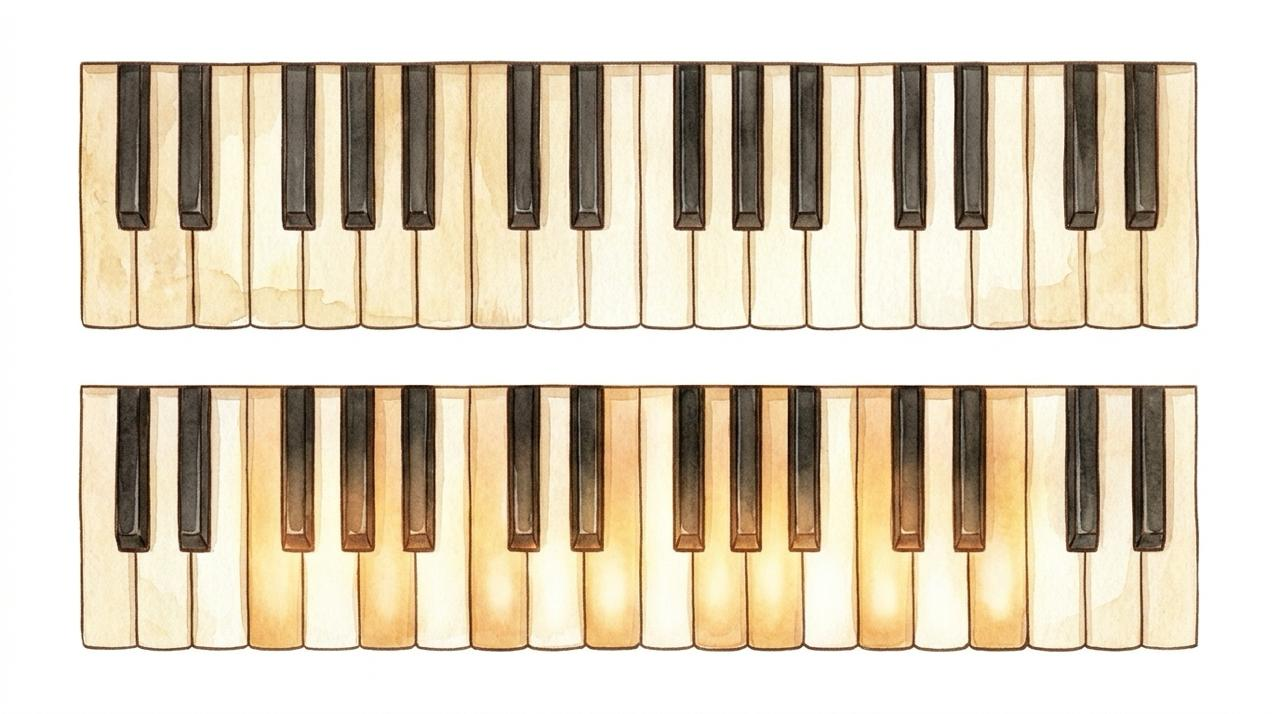
#> input picture src/vi_1127/hanh_keys.jpg, 1280 x 714 px, found by its file name
$ python cut_hanh_keys.py
#> lines starting #> are read from the running program, lines starting #| are printed output that depends on the picture; after the words box and inside, x2 and y2 are one past the last pixel; in counts of white or black regions, pixels touching at a corner belong together
# Vi 27/11 (src/vi_1127/hanh_keys.jpg): keyboard seen from above. The duet uses 8 white keys C..C: the first 8 keys of the
# top strip (separators at x 81..527, top edge y 62, bottom y 329). The C#5 black key straddling the right edge is inpainted
# away so the strip ends on a clean white key.
import sys
import cv2, numpy as np
G = sys.argv[1] if len(sys.argv) > 1 else '.'
im = cv2.imread(f'{G}/src/vi_1127/hanh_keys.jpg')
#> im is the input picture: shape (714, 1280, 3); mean B, G, R 186.5, 206.9, 218.3
g = cv2.cvtColor(im, cv2.COLOR_BGR2GRAY)
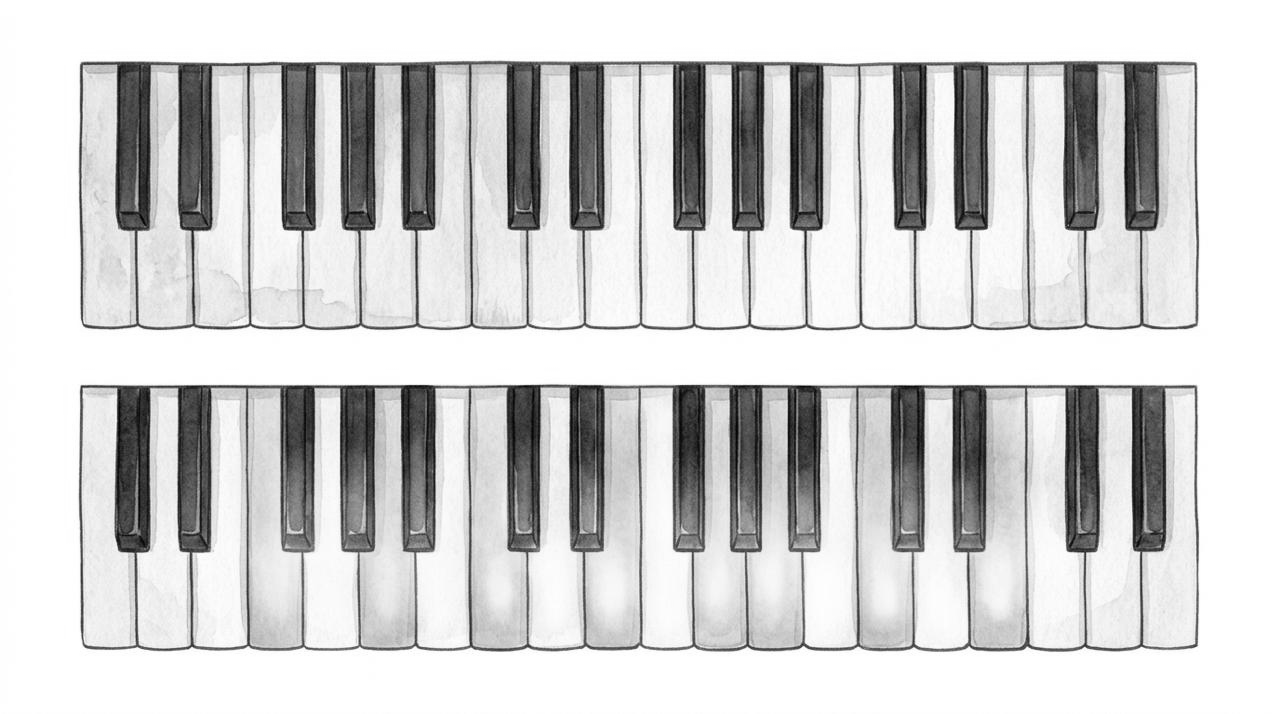
#> g: shape (714, 1280); min 2, max 255, mean 208
fixed = im.copy()
# key 8 (C5) spans x 472..526; its left half has no black key, so mirror it over the right half where C#5 sits
L = fixed[62:330, 473:499].copy(); fixed[62:330, 500:526] = L[:, ::-1]
#> after `L = fixed[62:330, 473:499].copy()`:
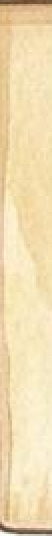
#> L: shape (268, 26, 3) (shown 2 times larger); mean B, G, R 177.4, 220, 240.3
#> after `fixed[62:330, 500:526] = L[:, ::-1]`:
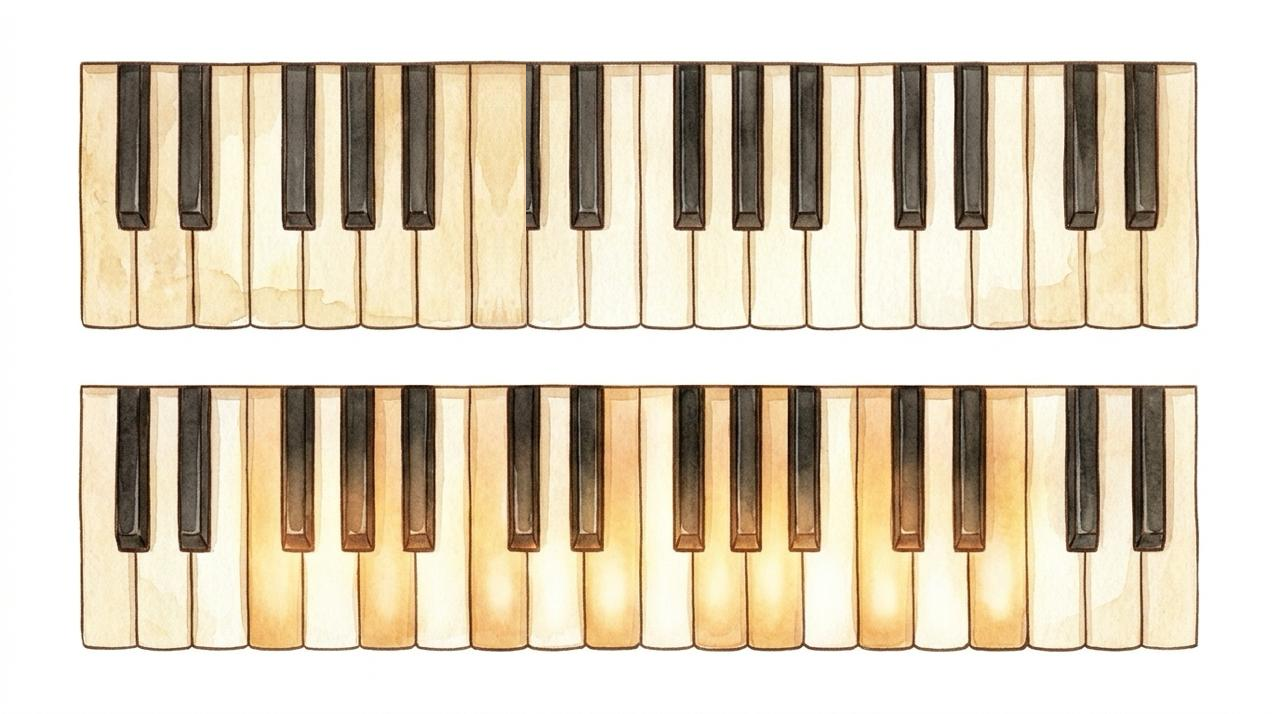
#> fixed: shape (714, 1280, 3); 0.76% of pixels changed, all inside (x1, y1, x2, y2) = (500, 62, 526, 330)
fixed[62:330, 499:500] = fixed[62:330, 498:499]
#> fixed: shape (714, 1280, 3); 0.03% of pixels changed, all inside (x1, y1, x2, y2) = (499, 62, 500, 330)
out = cv2.cvtColor(fixed[61:331, 79:528], cv2.COLOR_BGR2BGRA)
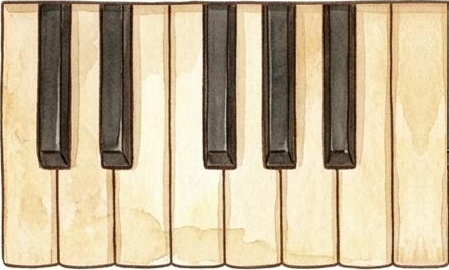
#> out: shape (270, 449, 4); mean B, G, R, A 150.8, 182.1, 199.1, 255
cv2.line(out, (out.shape[1] - 2, 0), (out.shape[1] - 2, out.shape[0]), (40, 50, 70, 255), 2)   # redraw the right outline
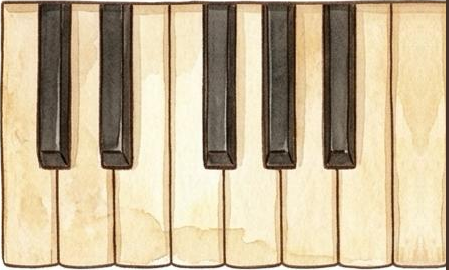
#> out: shape (270, 449, 4); 0.67% of pixels changed, all inside (x1, y1, x2, y2) = (446, 0, 449, 270)
cv2.imwrite(f'{G}/assets/hanh_keys.png', out); print('hanh_keys', out.shape[1], out.shape[0])
#| hanh_keys 449 270

$ run again, with src/vi_1127/album2.jpg copied over src/vi_1127/hanh_keys.jpg
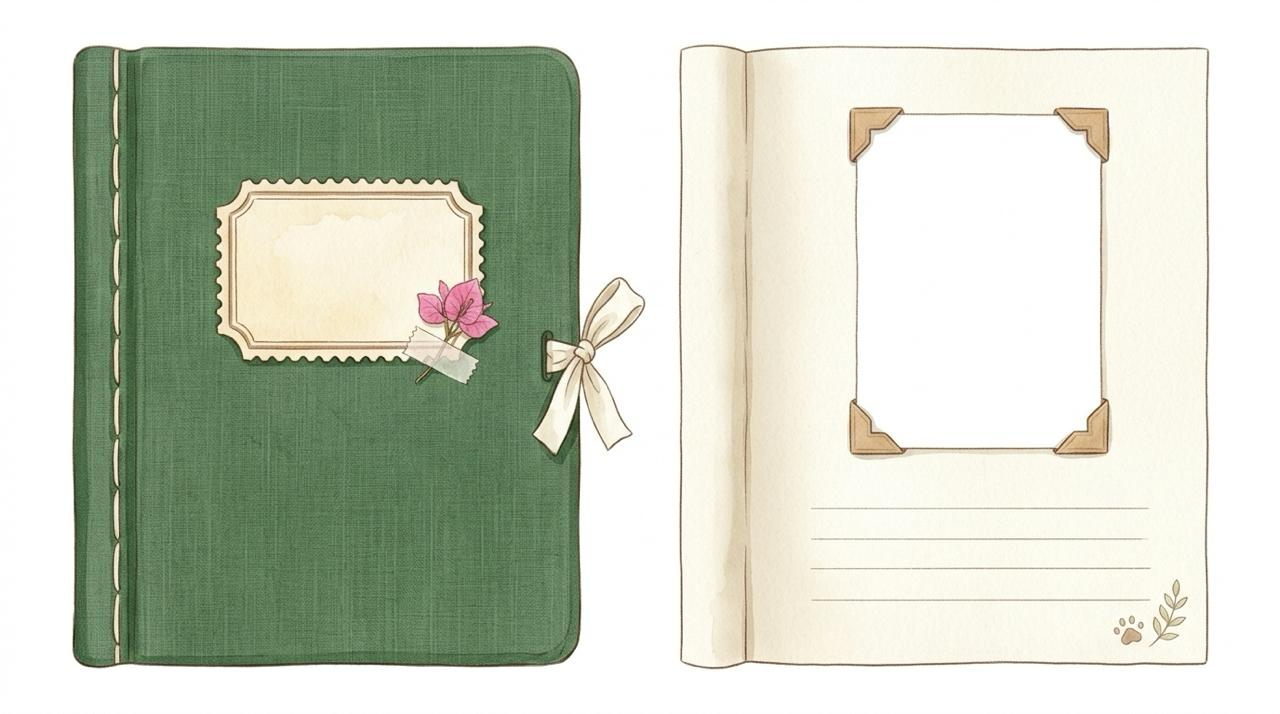
#> input picture src/vi_1127/album2.jpg, 1280 x 714 px, found by its file name
#> im is the input picture: shape (714, 1280, 3); mean B, G, R 194.5, 210.1, 204
#> `fixed[62:330, 500:526] = L[:, ::-1]`:
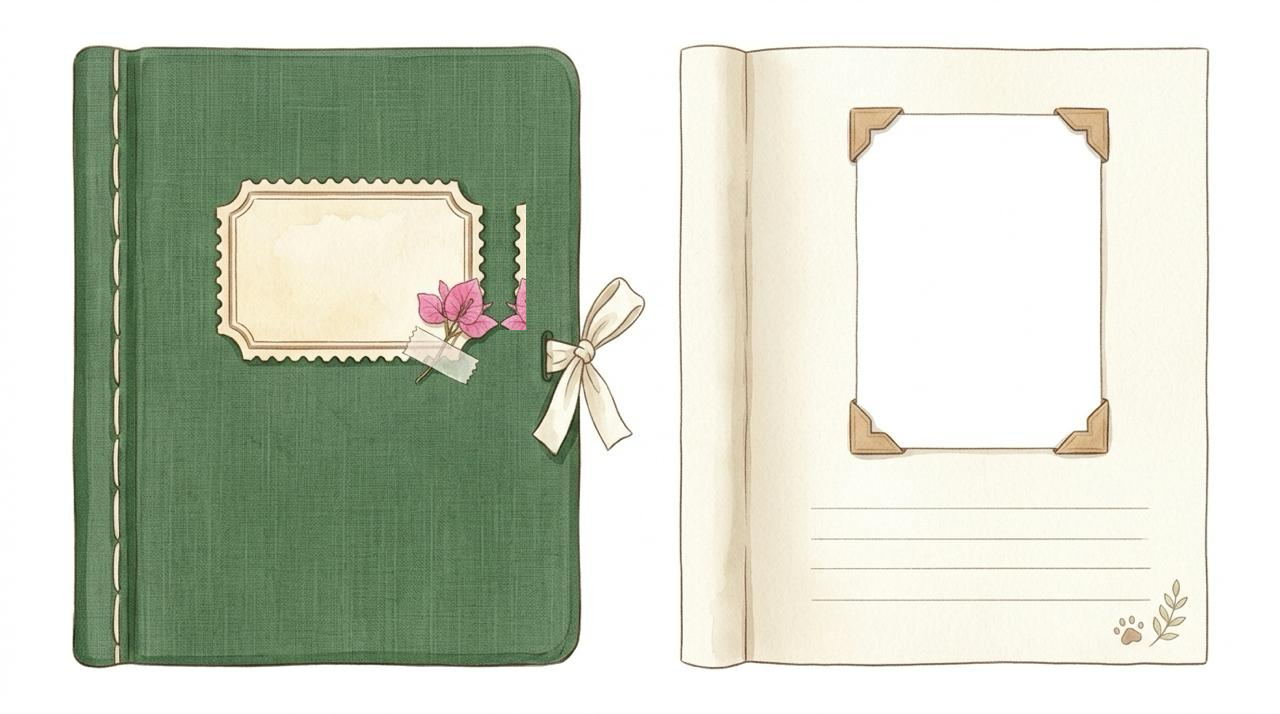
#> fixed: shape (714, 1280, 3); 0.75% of pixels changed, all inside (x1, y1, x2, y2) = (500, 62, 526, 330)
#> `cv2.line(out, (out.shape[1] - 2, 0), (out.shape[1] - 2, out.shape[0]),..`:
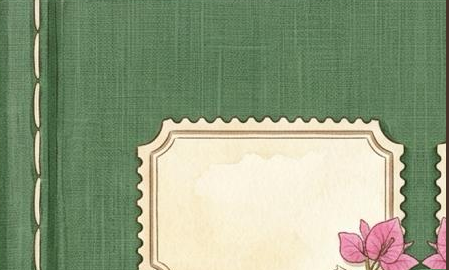
#> out: shape (270, 449, 4); mean B, G, R, A 127, 156.7, 143.2, 255
#| hanh_keys 449 270

$ run again, with src/vi_1127/album_pages.jpg copied over src/vi_1127/hanh_keys.jpg
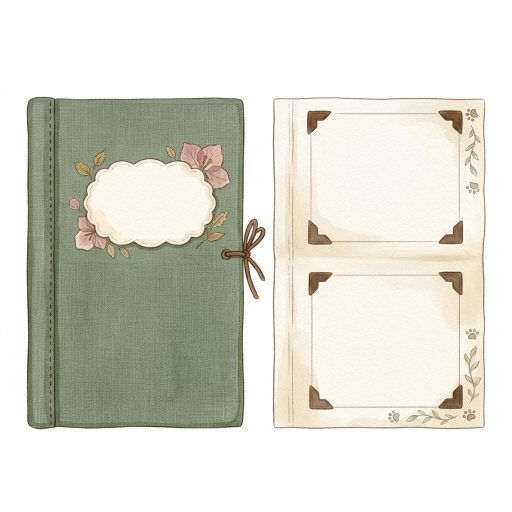
#> input picture src/vi_1127/album_pages.jpg, 1024 x 1024 px, found by its file name (shown at 1/2 size)
#> im is the input picture: shape (1024, 1024, 3); mean B, G, R 210.1, 220.9, 220.6
#> `fixed[62:330, 500:526] = L[:, ::-1]`:
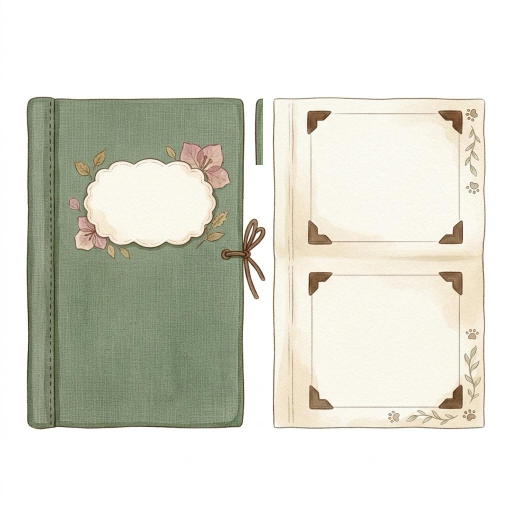
#> fixed: shape (1024, 1024, 3) (shown at 1/2 size); 0.3% of pixels changed, all inside (x1, y1, x2, y2) = (502, 192, 526, 330)
#> `cv2.line(out, (out.shape[1] - 2, 0), (out.shape[1] - 2, out.shape[0]),..`:
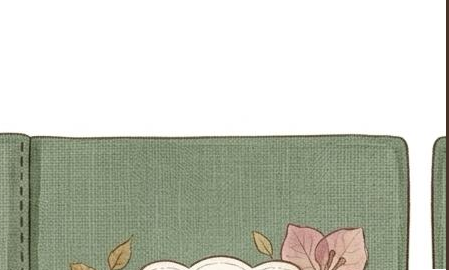
#> out: shape (270, 449, 4); mean B, G, R, A 190.8, 202.6, 199.2, 255
#| hanh_keys 449 270

$ run again, with src/vi_1127/alley_map.jpg copied over src/vi_1127/hanh_keys.jpg
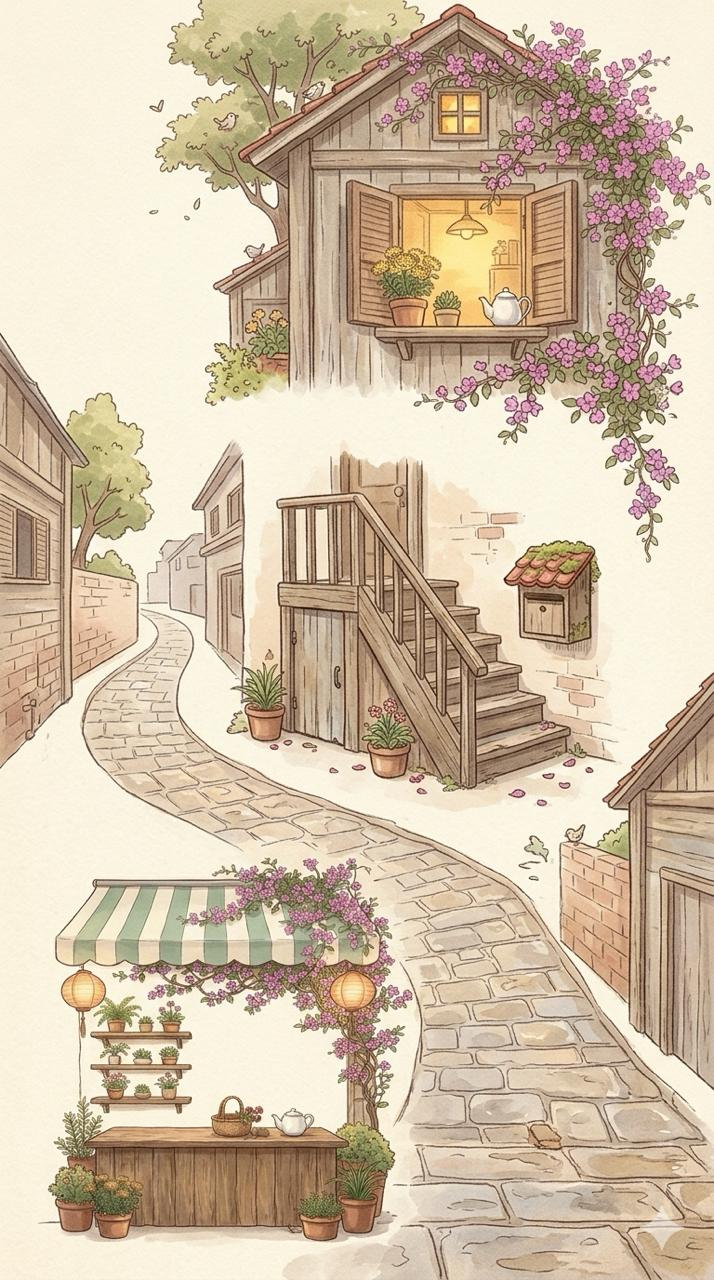
#> input picture src/vi_1127/alley_map.jpg, 714 x 1280 px, found by its file name
#> im is the input picture: shape (1280, 714, 3); mean B, G, R 167.7, 191.7, 209.8
#> `g = cv2.cvtColor(im, cv2.COLOR_BGR2GRAY)`:
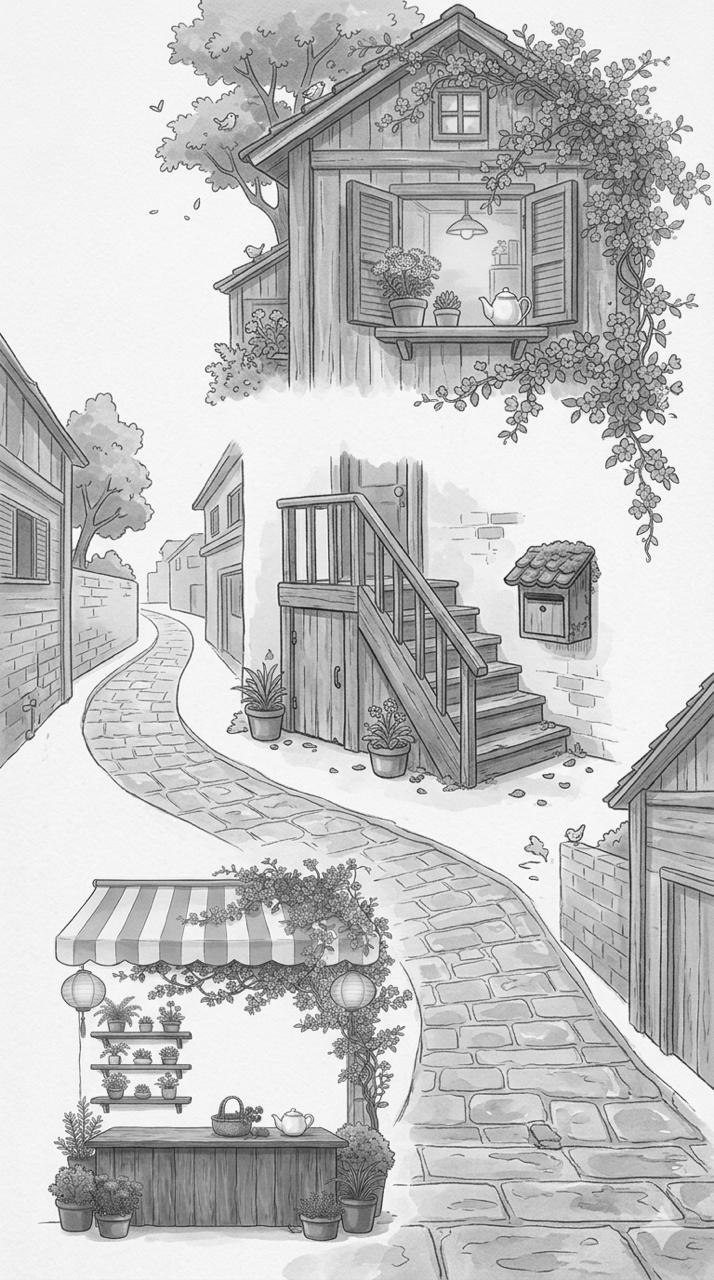
#> g: shape (1280, 714); min 13, max 254, mean 194.4
#> `cv2.line(out, (out.shape[1] - 2, 0), (out.shape[1] - 2, out.shape[0]),..`:
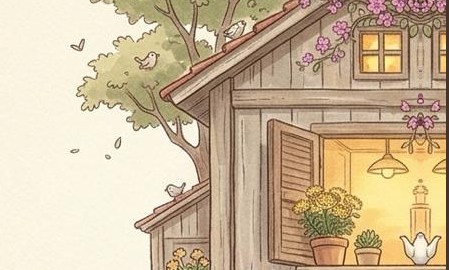
#> out: shape (270, 449, 4); mean B, G, R, A 153.5, 184.2, 204.8, 255
#| hanh_keys 449 270
